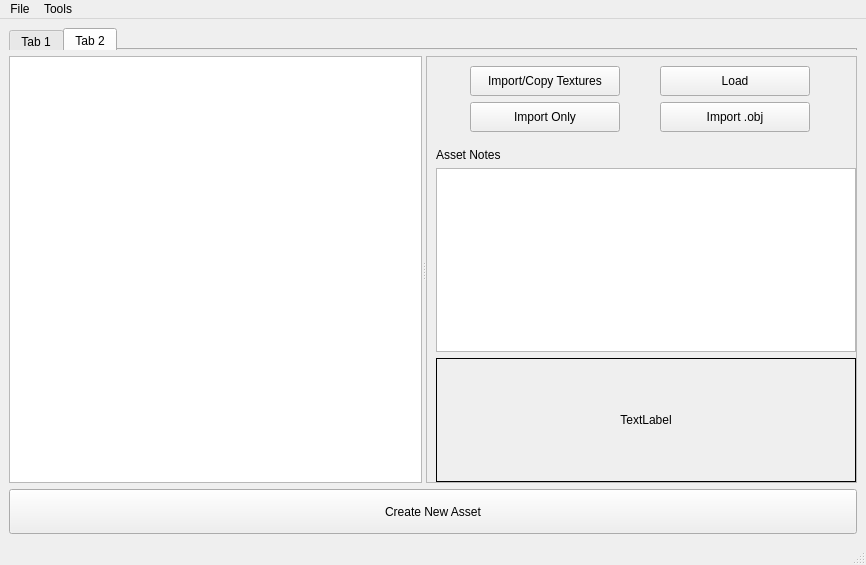
<?xml version="1.0" encoding="UTF-8"?>
<ui version="4.0">
 <class>sceneManager_MainWindow</class>
 <widget class="QMainWindow" name="sceneManager_MainWindow">
  <property name="geometry">
   <rect>
    <x>0</x>
    <y>0</y>
    <width>866</width>
    <height>565</height>
   </rect>
  </property>
  <property name="windowTitle">
   <string>Scene Manager</string>
  </property>
  <property name="toolTip">
   <string notr="true"/>
  </property>
  <property name="statusTip">
   <string notr="true"/>
  </property>
  <property name="whatsThis">
   <string notr="true"/>
  </property>
  <property name="accessibleName">
   <string notr="true"/>
  </property>
  <property name="accessibleDescription">
   <string notr="true"/>
  </property>
  <widget class="QWidget" name="centralwidget">
   <layout class="QGridLayout" name="gridLayout_3">
    <item row="1" column="0">
     <widget class="QTabWidget" name="tabWidget">
      <property name="maximumSize">
       <size>
        <width>16777215</width>
        <height>22</height>
       </size>
      </property>
      <property name="toolTip">
       <string notr="true"/>
      </property>
      <property name="statusTip">
       <string notr="true"/>
      </property>
      <property name="whatsThis">
       <string notr="true"/>
      </property>
      <property name="accessibleName">
       <string notr="true"/>
      </property>
      <property name="accessibleDescription">
       <string notr="true"/>
      </property>
      <property name="tabPosition">
       <enum>QTabWidget::North</enum>
      </property>
      <property name="currentIndex">
       <number>1</number>
      </property>
      <property name="elideMode">
       <enum>Qt::ElideNone</enum>
      </property>
      <property name="usesScrollButtons">
       <bool>false</bool>
      </property>
      <widget class="QWidget" name="tab">
       <attribute name="title">
        <string>Tab 1</string>
       </attribute>
       <layout class="QGridLayout" name="gridLayout_4" rowstretch="0" columnminimumwidth="0">
        <property name="leftMargin">
         <number>9</number>
        </property>
       </layout>
      </widget>
      <widget class="QWidget" name="tab_2">
       <attribute name="title">
        <string>Tab 2</string>
       </attribute>
      </widget>
     </widget>
    </item>
    <item row="3" column="0">
     <layout class="QHBoxLayout" name="bottom_horizontalLayout" stretch="1">
      <property name="spacing">
       <number>6</number>
      </property>
      <property name="rightMargin">
       <number>0</number>
      </property>
      <item>
       <widget class="QPushButton" name="createNewAsset_pushButton">
        <property name="minimumSize">
         <size>
          <width>150</width>
          <height>45</height>
         </size>
        </property>
        <property name="maximumSize">
         <size>
          <width>15000</width>
          <height>45</height>
         </size>
        </property>
        <property name="toolTip">
         <string notr="true"/>
        </property>
        <property name="statusTip">
         <string notr="true"/>
        </property>
        <property name="whatsThis">
         <string notr="true"/>
        </property>
        <property name="accessibleName">
         <string notr="true"/>
        </property>
        <property name="accessibleDescription">
         <string notr="true"/>
        </property>
        <property name="text">
         <string notr="true">Create New Asset</string>
        </property>
       </widget>
      </item>
     </layout>
    </item>
    <item row="2" column="0">
     <widget class="QSplitter" name="splitter">
      <property name="toolTip">
       <string notr="true"/>
      </property>
      <property name="statusTip">
       <string notr="true"/>
      </property>
      <property name="whatsThis">
       <string notr="true"/>
      </property>
      <property name="accessibleName">
       <string notr="true"/>
      </property>
      <property name="accessibleDescription">
       <string notr="true"/>
      </property>
      <property name="orientation">
       <enum>Qt::Horizontal</enum>
      </property>
      <widget class="QListWidget" name="assets_listWidget"/>
      <widget class="QFrame" name="frame">
       <property name="frameShape">
        <enum>QFrame::StyledPanel</enum>
       </property>
       <property name="frameShadow">
        <enum>QFrame::Raised</enum>
       </property>
       <layout class="QGridLayout" name="gridLayout_6">
        <property name="rightMargin">
         <number>0</number>
        </property>
        <property name="bottomMargin">
         <number>0</number>
        </property>
        <item row="3" column="0">
         <layout class="QVBoxLayout" name="rightBelow_verticalLayout">
          <item>
           <widget class="QLabel" name="assetNotes_label">
            <property name="toolTip">
             <string notr="true"/>
            </property>
            <property name="statusTip">
             <string notr="true"/>
            </property>
            <property name="whatsThis">
             <string notr="true"/>
            </property>
            <property name="accessibleName">
             <string notr="true"/>
            </property>
            <property name="accessibleDescription">
             <string notr="true"/>
            </property>
            <property name="layoutDirection">
             <enum>Qt::LeftToRight</enum>
            </property>
            <property name="text">
             <string notr="true">Asset Notes</string>
            </property>
            <property name="alignment">
             <set>Qt::AlignLeading|Qt::AlignLeft|Qt::AlignVCenter</set>
            </property>
           </widget>
          </item>
          <item>
           <widget class="QTextEdit" name="notes_textEdit"/>
          </item>
          <item>
           <widget class="QLabel" name="thumb_label">
            <property name="sizePolicy">
             <sizepolicy hsizetype="Preferred" vsizetype="Preferred">
              <horstretch>0</horstretch>
              <verstretch>0</verstretch>
             </sizepolicy>
            </property>
            <property name="minimumSize">
             <size>
              <width>221</width>
              <height>124</height>
             </size>
            </property>
            <property name="maximumSize">
             <size>
              <width>884</width>
              <height>496</height>
             </size>
            </property>
            <property name="sizeIncrement">
             <size>
              <width>1</width>
              <height>1</height>
             </size>
            </property>
            <property name="baseSize">
             <size>
              <width>0</width>
              <height>0</height>
             </size>
            </property>
            <property name="toolTip">
             <string notr="true"/>
            </property>
            <property name="statusTip">
             <string notr="true"/>
            </property>
            <property name="whatsThis">
             <string notr="true"/>
            </property>
            <property name="accessibleName">
             <string notr="true"/>
            </property>
            <property name="accessibleDescription">
             <string notr="true"/>
            </property>
            <property name="frameShape">
             <enum>QFrame::Box</enum>
            </property>
            <property name="text">
             <string>TextLabel</string>
            </property>
            <property name="scaledContents">
             <bool>false</bool>
            </property>
            <property name="alignment">
             <set>Qt::AlignCenter</set>
            </property>
            <property name="margin">
             <number>0</number>
            </property>
           </widget>
          </item>
         </layout>
        </item>
        <item row="0" column="0">
         <layout class="QGridLayout" name="rightUp_gridLayout">
          <property name="rightMargin">
           <number>10</number>
          </property>
          <property name="bottomMargin">
           <number>10</number>
          </property>
          <item row="1" column="0">
           <widget class="QPushButton" name="importOnly_pushButton">
            <property name="minimumSize">
             <size>
              <width>100</width>
              <height>30</height>
             </size>
            </property>
            <property name="maximumSize">
             <size>
              <width>150</width>
              <height>30</height>
             </size>
            </property>
            <property name="toolTip">
             <string notr="true"/>
            </property>
            <property name="statusTip">
             <string notr="true"/>
            </property>
            <property name="whatsThis">
             <string notr="true"/>
            </property>
            <property name="accessibleName">
             <string notr="true"/>
            </property>
            <property name="accessibleDescription">
             <string notr="true"/>
            </property>
            <property name="text">
             <string notr="true">Import Only</string>
            </property>
           </widget>
          </item>
          <item row="0" column="3">
           <widget class="QPushButton" name="load_pushButton">
            <property name="minimumSize">
             <size>
              <width>100</width>
              <height>30</height>
             </size>
            </property>
            <property name="maximumSize">
             <size>
              <width>150</width>
              <height>30</height>
             </size>
            </property>
            <property name="toolTip">
             <string notr="true"/>
            </property>
            <property name="statusTip">
             <string notr="true"/>
            </property>
            <property name="whatsThis">
             <string notr="true"/>
            </property>
            <property name="accessibleName">
             <string notr="true"/>
            </property>
            <property name="accessibleDescription">
             <string notr="true"/>
            </property>
            <property name="text">
             <string notr="true">Load</string>
            </property>
           </widget>
          </item>
          <item row="1" column="3">
           <widget class="QPushButton" name="importObj_pushButton">
            <property name="minimumSize">
             <size>
              <width>100</width>
              <height>30</height>
             </size>
            </property>
            <property name="maximumSize">
             <size>
              <width>150</width>
              <height>30</height>
             </size>
            </property>
            <property name="toolTip">
             <string notr="true"/>
            </property>
            <property name="statusTip">
             <string notr="true"/>
            </property>
            <property name="whatsThis">
             <string notr="true"/>
            </property>
            <property name="accessibleName">
             <string notr="true"/>
            </property>
            <property name="accessibleDescription">
             <string notr="true"/>
            </property>
            <property name="text">
             <string notr="true">Import .obj</string>
            </property>
           </widget>
          </item>
          <item row="0" column="0">
           <widget class="QPushButton" name="importAndCopy_pushButton">
            <property name="minimumSize">
             <size>
              <width>100</width>
              <height>30</height>
             </size>
            </property>
            <property name="maximumSize">
             <size>
              <width>150</width>
              <height>30</height>
             </size>
            </property>
            <property name="toolTip">
             <string notr="true"/>
            </property>
            <property name="statusTip">
             <string notr="true"/>
            </property>
            <property name="whatsThis">
             <string notr="true"/>
            </property>
            <property name="accessibleName">
             <string notr="true"/>
            </property>
            <property name="accessibleDescription">
             <string notr="true"/>
            </property>
            <property name="text">
             <string notr="true">Import/Copy Textures</string>
            </property>
           </widget>
          </item>
         </layout>
        </item>
       </layout>
      </widget>
     </widget>
    </item>
   </layout>
  </widget>
  <widget class="QMenuBar" name="menubar">
   <property name="geometry">
    <rect>
     <x>0</x>
     <y>0</y>
     <width>866</width>
     <height>21</height>
    </rect>
   </property>
   <widget class="QMenu" name="menuFile">
    <property name="title">
     <string>File</string>
    </property>
    <addaction name="actionAdd_New_Library"/>
    <addaction name="actionCreate_Project"/>
    <addaction name="separator"/>
    <addaction name="actionLoad_Reference_Scene"/>
    <addaction name="actionImport_Selected_Item"/>
    <addaction name="actionImport_Only"/>
    <addaction name="separator"/>
    <addaction name="actionAdd_Remove_Users"/>
    <addaction name="separator"/>
    <addaction name="actionRemove_Library"/>
   </widget>
   <widget class="QMenu" name="menuTools">
    <property name="title">
     <string>Tools</string>
    </property>
   </widget>
   <addaction name="menuFile"/>
   <addaction name="menuTools"/>
  </widget>
  <widget class="QStatusBar" name="statusbar"/>
  <action name="actionCreate_Project">
   <property name="text">
    <string>Create New Asset</string>
   </property>
  </action>
  <action name="actionSave_Version">
   <property name="text">
    <string>Save Version</string>
   </property>
  </action>
  <action name="actionSave_Base_Scene">
   <property name="text">
    <string>Save Base Scene</string>
   </property>
  </action>
  <action name="actionLoad_Reference_Scene">
   <property name="text">
    <string>Load Selected Asset</string>
   </property>
  </action>
  <action name="actionAdd_Remove_Users">
   <property name="text">
    <string>Delete Selected Asset</string>
   </property>
  </action>
  <action name="actionPreview_Settings">
   <property name="text">
    <string>Preview Settings</string>
   </property>
  </action>
  <action name="actionDelete_Selected_Base_Scene">
   <property name="text">
    <string>Delete Selected Base Scene</string>
   </property>
  </action>
  <action name="actionDelete_Reference_of_Selected_Scene">
   <property name="text">
    <string>Delete Reference of Selected Scene</string>
   </property>
  </action>
  <action name="actionProject_Report">
   <property name="text">
    <string>Project Report</string>
   </property>
  </action>
  <action name="actionCheck_References">
   <property name="text">
    <string>Check References</string>
   </property>
  </action>
  <action name="actionImage_Manager">
   <property name="text">
    <string>Image Manager</string>
   </property>
  </action>
  <action name="actionSequence_Viewer">
   <property name="text">
    <string>Sequence Viewer</string>
   </property>
  </action>
  <action name="actionImport_Selected_Item">
   <property name="text">
    <string>Import and Copy Textures</string>
   </property>
  </action>
  <action name="actionImport_Only">
   <property name="text">
    <string>Import Only</string>
   </property>
  </action>
  <action name="actionAdd_New_Library">
   <property name="text">
    <string>Add New Library</string>
   </property>
  </action>
  <action name="actionRemove_Library">
   <property name="text">
    <string>Remove Library</string>
   </property>
  </action>
 </widget>
 <resources/>
 <connections/>
</ui>
